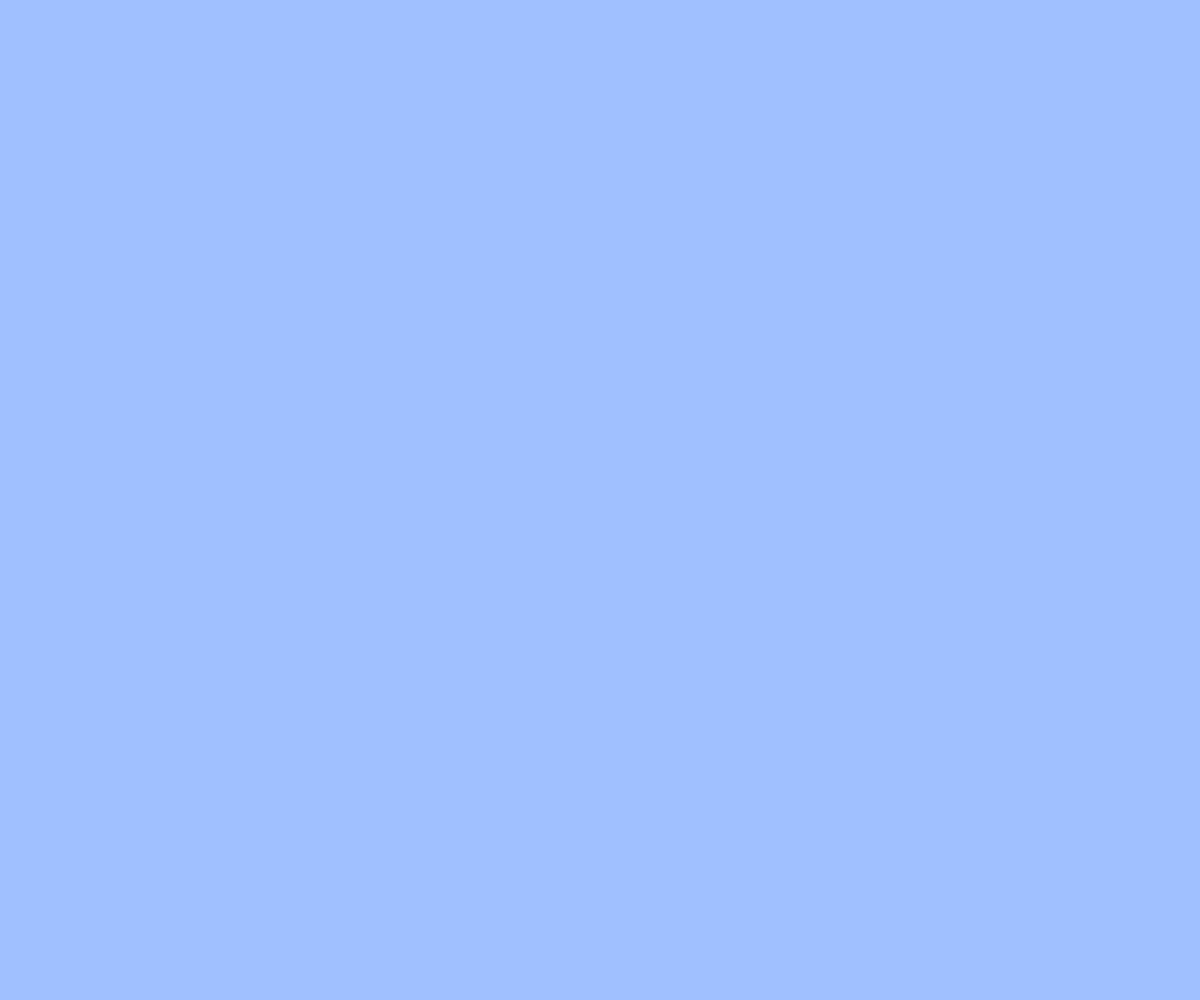
Frame 1 (no input)
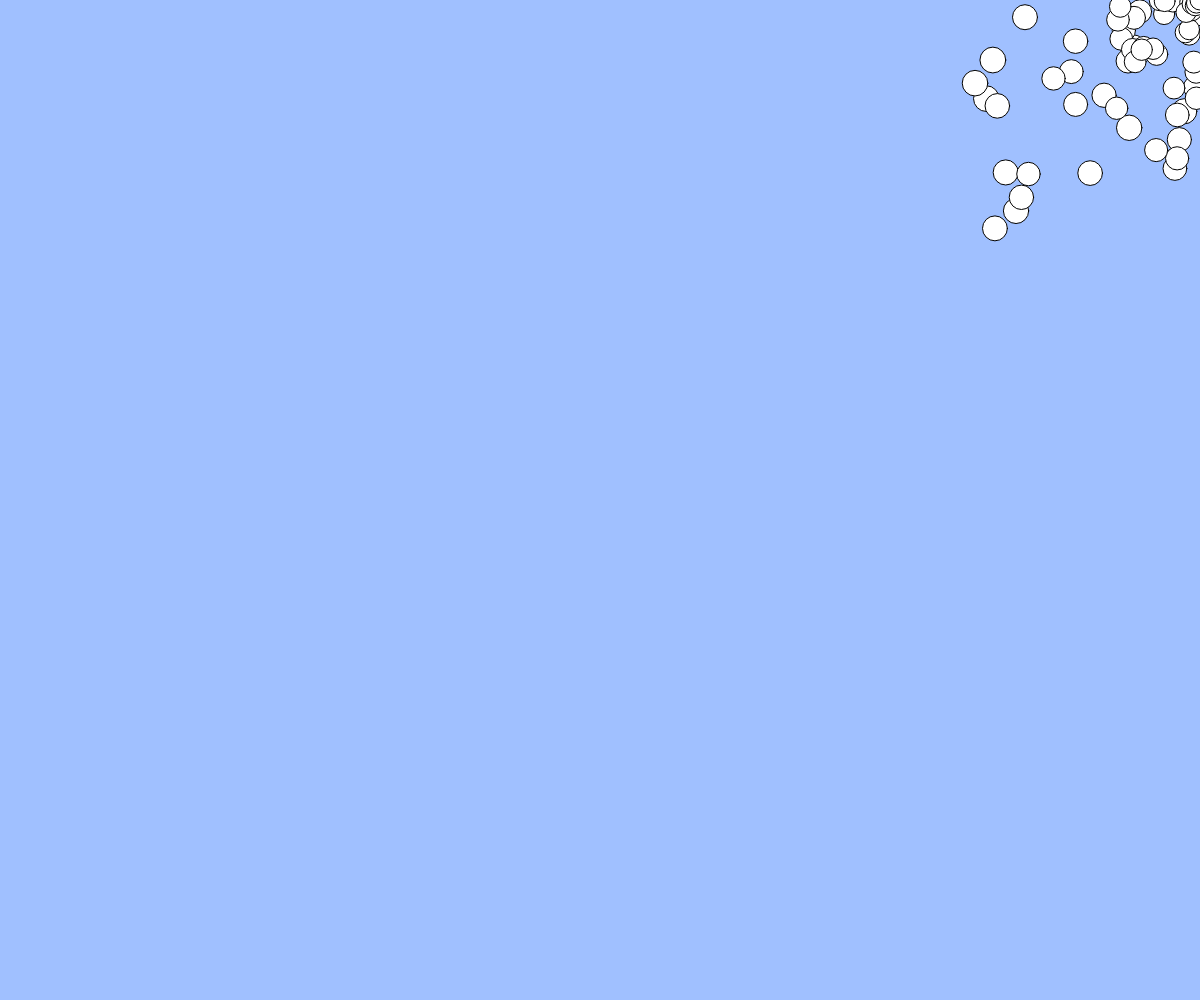
Frame 60 (no input)
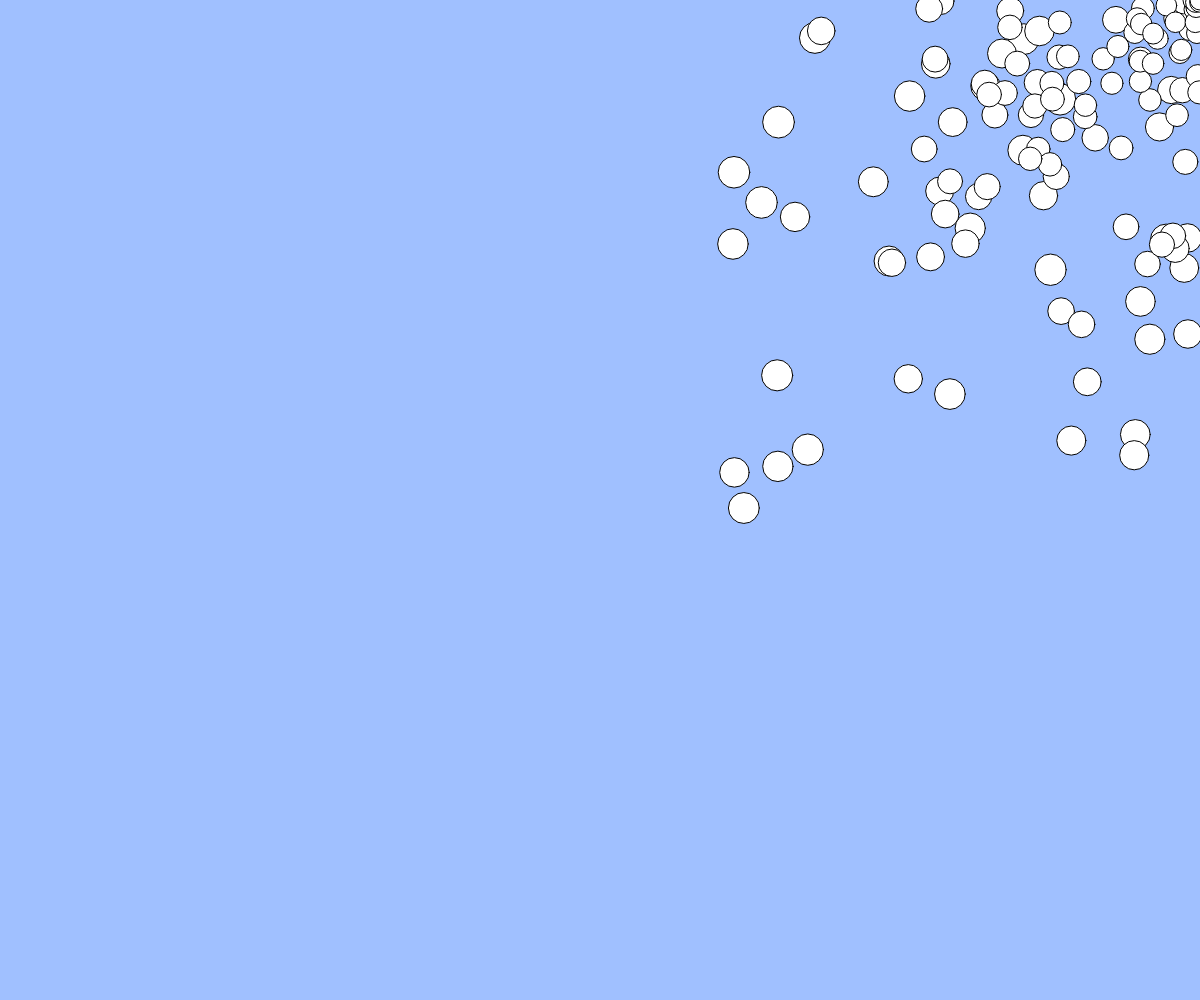
Frame 120 (the mouse pressed at the canvas centre since frame 60)

The p5.js sketch that drew these frames (run headless with seeded random() and noise() and a simulated clock; from frame 60 on, the mouse is pressed at the canvas centre):

// p5.js sketch
// ── sketch.js
//　テキスト「オブジェクト」
// 練習問題：ボールのサイズをランダムに変更してみよう
// 練習問題：何も操作しなくてもボールが湧いてくる機能を追加しよう

let balls = [];

function setup(){
  createCanvas(windowWidth, windowHeight);
}

function draw(){
  background(160, 192, 255);
  for(let i = 0; i < balls.length; i++){
    let b = balls[i];
    ellipse(b.x, b.y, b.size);
    b.x += b.vx;
    b.y += b.vy;
    b.size += 0.1
  }

  const b = { x: width, y: 0, size: 20, vx: random(-5), vy: random(5) };
  balls.push(b);
}

function mouseDragged(){
  const dx = mouseX - pmouseX;
  const dy = mouseY - pmouseY;
  if(mag(dx, dy) > 5){
    const b = { x: mouseX, y: mouseY, size: 20, vx: dx, vy: dy };
    balls.push(b);
  }
}

function windowResized(){
  resizeCanvas(windowWidth, windowHeight);
}
